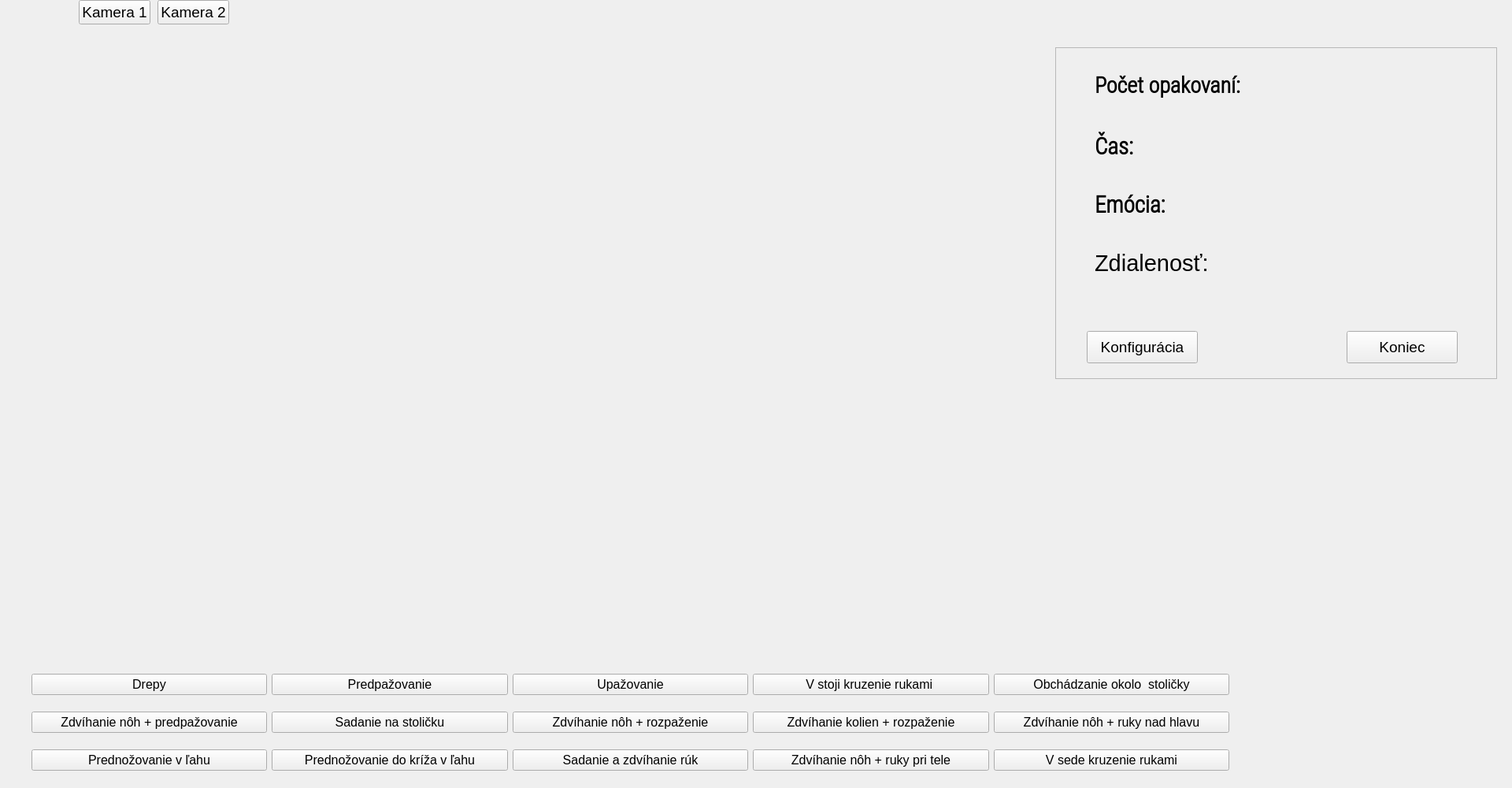
<?xml version="1.0" encoding="UTF-8"?>
<ui version="4.0">
 <class>MainWindow</class>
 <widget class="QMainWindow" name="MainWindow">
  <property name="geometry">
   <rect>
    <x>0</x>
    <y>0</y>
    <width>1920</width>
    <height>1000</height>
   </rect>
  </property>
  <property name="windowTitle">
   <string>MainWindow</string>
  </property>
  <widget class="QWidget" name="centralwidget">
   <widget class="QLabel" name="video_feed">
    <property name="geometry">
     <rect>
      <x>19</x>
      <y>39</y>
      <width>1261</width>
      <height>691</height>
     </rect>
    </property>
    <property name="minimumSize">
     <size>
      <width>4</width>
      <height>0</height>
     </size>
    </property>
    <property name="maximumSize">
     <size>
      <width>1280</width>
      <height>720</height>
     </size>
    </property>
    <property name="text">
     <string/>
    </property>
   </widget>
   <widget class="QLabel" name="note_label">
    <property name="geometry">
     <rect>
      <x>70</x>
      <y>740</y>
      <width>1761</width>
      <height>81</height>
     </rect>
    </property>
    <property name="font">
     <font>
      <pointsize>40</pointsize>
     </font>
    </property>
    <property name="styleSheet">
     <string notr="true">color: rgb(119, 118, 123);
</string>
    </property>
    <property name="text">
     <string/>
    </property>
    <property name="alignment">
     <set>Qt::AlignmentFlag::AlignJustify|Qt::AlignmentFlag::AlignVCenter</set>
    </property>
   </widget>
   <widget class="QWidget" name="gridLayoutWidget_2">
    <property name="geometry">
     <rect>
      <x>40</x>
      <y>840</y>
      <width>1521</width>
      <height>156</height>
     </rect>
    </property>
    <layout class="QGridLayout" name="gridLayout_3" rowstretch="0,0,0,0,0,0,0" columnstretch="10,10,10,10,10">
     <property name="sizeConstraint">
      <enum>QLayout::SizeConstraint::SetDefaultConstraint</enum>
     </property>
     <item row="6" column="3">
      <widget class="QPushButton" name="forefooting_ruky_pri_tele_button">
       <property name="font">
        <font>
         <pointsize>12</pointsize>
        </font>
       </property>
       <property name="styleSheet">
        <string notr="true">color: rgb(0, 0, 0);</string>
       </property>
       <property name="text">
        <string>Zdvíhanie nôh + ruky pri tele</string>
       </property>
      </widget>
     </item>
     <item row="2" column="2">
      <widget class="QPushButton" name="forefooting_rozpazovanie_button">
       <property name="font">
        <font>
         <pointsize>12</pointsize>
        </font>
       </property>
       <property name="styleSheet">
        <string notr="true">color: rgb(0, 0, 0);</string>
       </property>
       <property name="text">
        <string>Zdvíhanie nôh + rozpaženie</string>
       </property>
      </widget>
     </item>
     <item row="1" column="2">
      <widget class="QPushButton" name="tpose_button">
       <property name="font">
        <font>
         <pointsize>12</pointsize>
        </font>
       </property>
       <property name="styleSheet">
        <string notr="true">color: rgb(0, 0, 0);</string>
       </property>
       <property name="text">
        <string>Upažovanie</string>
       </property>
      </widget>
     </item>
     <item row="1" column="0">
      <widget class="QPushButton" name="squat_button">
       <property name="font">
        <font>
         <pointsize>12</pointsize>
        </font>
       </property>
       <property name="styleSheet">
        <string notr="true">color: rgb(0, 0, 0);</string>
       </property>
       <property name="text">
        <string>Drepy</string>
       </property>
      </widget>
     </item>
     <item row="1" column="1">
      <widget class="QPushButton" name="predpazovanie_button">
       <property name="font">
        <font>
         <pointsize>12</pointsize>
        </font>
       </property>
       <property name="styleSheet">
        <string notr="true">color: rgb(0, 0, 0);</string>
       </property>
       <property name="text">
        <string>Predpažovanie</string>
       </property>
      </widget>
     </item>
     <item row="1" column="3">
      <widget class="QPushButton" name="arm_circling_button">
       <property name="font">
        <font>
         <pointsize>12</pointsize>
        </font>
       </property>
       <property name="styleSheet">
        <string notr="true">color: rgb(0, 0, 0);</string>
       </property>
       <property name="text">
        <string>V stoji kruzenie rukami </string>
       </property>
      </widget>
     </item>
     <item row="1" column="4">
      <widget class="QPushButton" name="chair_circling_button">
       <property name="font">
        <font>
         <pointsize>12</pointsize>
        </font>
       </property>
       <property name="styleSheet">
        <string notr="true">color: rgb(0, 0, 0);</string>
       </property>
       <property name="text">
        <string>Obchádzanie okolo  stoličky</string>
       </property>
      </widget>
     </item>
     <item row="6" column="4">
      <widget class="QPushButton" name="arm_sit_circling_button">
       <property name="font">
        <font>
         <pointsize>12</pointsize>
        </font>
       </property>
       <property name="styleSheet">
        <string notr="true">color: rgb(0, 0, 0);</string>
       </property>
       <property name="text">
        <string>V sede kruzenie rukami</string>
       </property>
      </widget>
     </item>
     <item row="2" column="3">
      <widget class="QPushButton" name="forefooting_ruky_pri_tele_button_2">
       <property name="font">
        <font>
         <pointsize>12</pointsize>
        </font>
       </property>
       <property name="styleSheet">
        <string notr="true">color: rgb(0, 0, 0);</string>
       </property>
       <property name="text">
        <string>Zdvíhanie kolien + rozpaženie</string>
       </property>
      </widget>
     </item>
     <item row="2" column="4">
      <widget class="QPushButton" name="forefooting_ruky_nad_hlavu_button">
       <property name="font">
        <font>
         <pointsize>12</pointsize>
        </font>
       </property>
       <property name="styleSheet">
        <string notr="true">color: rgb(0, 0, 0);</string>
       </property>
       <property name="text">
        <string>Zdvíhanie nôh + ruky nad hlavu</string>
       </property>
      </widget>
     </item>
     <item row="6" column="0">
      <widget class="QPushButton" name="forefooting_in_lying_button">
       <property name="font">
        <font>
         <pointsize>12</pointsize>
        </font>
       </property>
       <property name="styleSheet">
        <string notr="true">color: rgb(0, 0, 0);</string>
       </property>
       <property name="text">
        <string>Prednožovanie v ľahu</string>
       </property>
      </widget>
     </item>
     <item row="6" column="1">
      <widget class="QPushButton" name="krizny_forefooting_in_lying_button">
       <property name="font">
        <font>
         <pointsize>12</pointsize>
        </font>
       </property>
       <property name="styleSheet">
        <string notr="true">color: rgb(0, 0, 0);</string>
       </property>
       <property name="text">
        <string>Prednožovanie do kríža v ľahu</string>
       </property>
      </widget>
     </item>
     <item row="2" column="0">
      <widget class="QPushButton" name="forefooting_predpazovanie_button">
       <property name="font">
        <font>
         <pointsize>12</pointsize>
        </font>
       </property>
       <property name="styleSheet">
        <string notr="true">color: rgb(0, 0, 0);</string>
       </property>
       <property name="text">
        <string>Zdvíhanie nôh + predpažovanie</string>
       </property>
      </widget>
     </item>
     <item row="2" column="1">
      <widget class="QPushButton" name="sadanie_na_stolicku_button">
       <property name="font">
        <font>
         <pointsize>12</pointsize>
        </font>
       </property>
       <property name="styleSheet">
        <string notr="true">color: rgb(0, 0, 0);</string>
       </property>
       <property name="text">
        <string>Sadanie na stoličku</string>
       </property>
      </widget>
     </item>
     <item row="6" column="2">
      <widget class="QPushButton" name="sit_stand_raise_arms_button">
       <property name="font">
        <font>
         <pointsize>12</pointsize>
        </font>
       </property>
       <property name="styleSheet">
        <string notr="true">color: rgb(0, 0, 0);</string>
       </property>
       <property name="text">
        <string>Sadanie a zdvíhanie rúk</string>
       </property>
      </widget>
     </item>
    </layout>
   </widget>
   <widget class="QFrame" name="frame">
    <property name="geometry">
     <rect>
      <x>1340</x>
      <y>60</y>
      <width>561</width>
      <height>421</height>
     </rect>
    </property>
    <property name="styleSheet">
     <string notr="true">border-color: rgb(0, 0, 0);</string>
    </property>
    <property name="frameShape">
     <enum>QFrame::Shape::StyledPanel</enum>
    </property>
    <property name="frameShadow">
     <enum>QFrame::Shadow::Raised</enum>
    </property>
    <widget class="QPushButton" name="config_button">
     <property name="geometry">
      <rect>
       <x>40</x>
       <y>360</y>
       <width>141</width>
       <height>41</height>
      </rect>
     </property>
     <property name="font">
      <font>
       <family>Ubuntu</family>
       <pointsize>14</pointsize>
       <bold>false</bold>
      </font>
     </property>
     <property name="styleSheet">
      <string notr="true">color: rgb(0, 0, 0);</string>
     </property>
     <property name="text">
      <string>Konfigurácia</string>
     </property>
     <property name="checkable">
      <bool>false</bool>
     </property>
    </widget>
    <widget class="QPushButton" name="end_button">
     <property name="geometry">
      <rect>
       <x>370</x>
       <y>360</y>
       <width>141</width>
       <height>41</height>
      </rect>
     </property>
     <property name="font">
      <font>
       <family>Ubuntu</family>
       <pointsize>14</pointsize>
       <bold>false</bold>
      </font>
     </property>
     <property name="styleSheet">
      <string notr="true">color: rgb(0, 0, 0);</string>
     </property>
     <property name="text">
      <string>Koniec</string>
     </property>
     <property name="checkable">
      <bool>true</bool>
     </property>
    </widget>
    <widget class="QWidget" name="gridLayoutWidget">
     <property name="geometry">
      <rect>
       <x>50</x>
       <y>10</y>
       <width>458</width>
       <height>297</height>
      </rect>
     </property>
     <layout class="QGridLayout" name="gridLayout_2">
      <item row="1" column="0">
       <widget class="QLabel" name="label_2">
        <property name="font">
         <font>
          <family>Roboto Condensed Light</family>
          <pointsize>22</pointsize>
          <bold>true</bold>
         </font>
        </property>
        <property name="styleSheet">
         <string notr="true">color: rgb(0, 0, 0);</string>
        </property>
        <property name="text">
         <string>Čas:</string>
        </property>
       </widget>
      </item>
      <item row="2" column="1">
       <widget class="QLabel" name="emotion_class">
        <property name="font">
         <font>
          <family>Ubuntu</family>
          <pointsize>20</pointsize>
          <bold>true</bold>
         </font>
        </property>
        <property name="styleSheet">
         <string notr="true">color: rgb(0, 0, 0);</string>
        </property>
        <property name="text">
         <string/>
        </property>
        <property name="textFormat">
         <enum>Qt::TextFormat::PlainText</enum>
        </property>
       </widget>
      </item>
      <item row="2" column="0">
       <widget class="QLabel" name="emotion_label">
        <property name="font">
         <font>
          <family>Roboto Condensed Light</family>
          <pointsize>22</pointsize>
          <bold>true</bold>
         </font>
        </property>
        <property name="styleSheet">
         <string notr="true">color: rgb(0, 0, 0);</string>
        </property>
        <property name="text">
         <string>Emócia:</string>
        </property>
       </widget>
      </item>
      <item row="1" column="1">
       <widget class="QLabel" name="timer_label">
        <property name="font">
         <font>
          <family>Segoe UI</family>
          <pointsize>40</pointsize>
          <bold>true</bold>
         </font>
        </property>
        <property name="styleSheet">
         <string notr="true">color: rgb(0, 0, 0);</string>
        </property>
        <property name="text">
         <string/>
        </property>
        <property name="textFormat">
         <enum>Qt::TextFormat::PlainText</enum>
        </property>
       </widget>
      </item>
      <item row="0" column="1">
       <widget class="QLabel" name="score_label">
        <property name="font">
         <font>
          <family>Ubuntu</family>
          <pointsize>50</pointsize>
          <bold>true</bold>
         </font>
        </property>
        <property name="styleSheet">
         <string notr="true">color: rgb(0, 0, 0);</string>
        </property>
        <property name="text">
         <string/>
        </property>
        <property name="textFormat">
         <enum>Qt::TextFormat::PlainText</enum>
        </property>
       </widget>
      </item>
      <item row="3" column="1">
       <widget class="QLabel" name="distance_label_score">
        <property name="font">
         <font>
          <pointsize>40</pointsize>
         </font>
        </property>
        <property name="styleSheet">
         <string notr="true">color: rgb(0, 0, 0);</string>
        </property>
        <property name="text">
         <string/>
        </property>
       </widget>
      </item>
      <item row="3" column="0">
       <widget class="QLabel" name="distance_label">
        <property name="font">
         <font>
          <pointsize>22</pointsize>
          <bold>false</bold>
         </font>
        </property>
        <property name="styleSheet">
         <string notr="true">color: rgb(0, 0, 0);</string>
        </property>
        <property name="text">
         <string>Zdialenosť:</string>
        </property>
       </widget>
      </item>
      <item row="0" column="0">
       <widget class="QLabel" name="label">
        <property name="font">
         <font>
          <family>Roboto Condensed Light</family>
          <pointsize>21</pointsize>
          <bold>true</bold>
         </font>
        </property>
        <property name="styleSheet">
         <string notr="true">color: rgb(0, 0, 0);</string>
        </property>
        <property name="text">
         <string>Počet opakovaní:</string>
        </property>
       </widget>
      </item>
     </layout>
     <zorder>label_2</zorder>
     <zorder>emotion_label</zorder>
     <zorder>timer_label</zorder>
     <zorder>score_label</zorder>
     <zorder>distance_label_score</zorder>
     <zorder>distance_label</zorder>
     <zorder>label</zorder>
     <zorder>emotion_class</zorder>
    </widget>
   </widget>
   <widget class="QPushButton" name="kamera_1">
    <property name="geometry">
     <rect>
      <x>100</x>
      <y>0</y>
      <width>91</width>
      <height>31</height>
     </rect>
    </property>
    <property name="font">
     <font>
      <pointsize>14</pointsize>
     </font>
    </property>
    <property name="styleSheet">
     <string notr="true">color: rgb(0, 0, 0);</string>
    </property>
    <property name="text">
     <string>Kamera 1</string>
    </property>
   </widget>
   <widget class="QPushButton" name="kamera_2">
    <property name="geometry">
     <rect>
      <x>200</x>
      <y>0</y>
      <width>91</width>
      <height>31</height>
     </rect>
    </property>
    <property name="font">
     <font>
      <pointsize>14</pointsize>
     </font>
    </property>
    <property name="styleSheet">
     <string notr="true">color: rgb(0, 0, 0);</string>
    </property>
    <property name="text">
     <string>Kamera 2</string>
    </property>
   </widget>
  </widget>
 </widget>
 <resources/>
 <connections/>
</ui>
